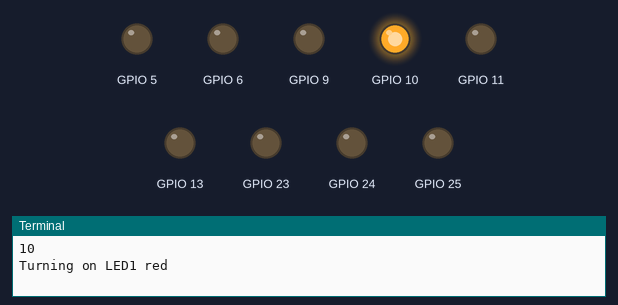
The program below on a simulated Raspberry Pi (BCM pin numbers). On the bench: output pins drawn as LEDs (lit = HIGH), the last lines printed to the terminal.

Above: at 1.0 s.
At 5.0 s:
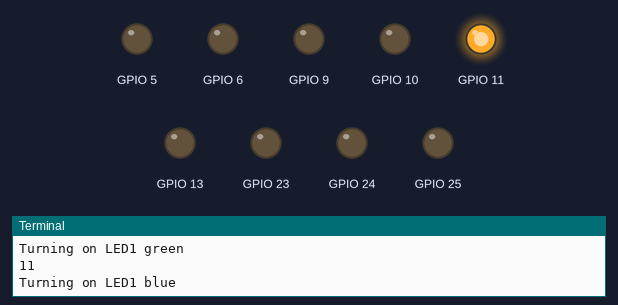
At 7.0 s:
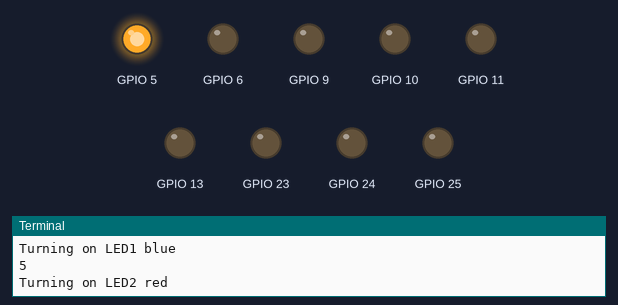
At 11.0 s:
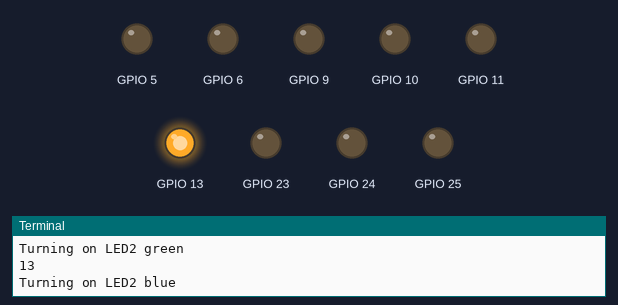
At 17.0 s:
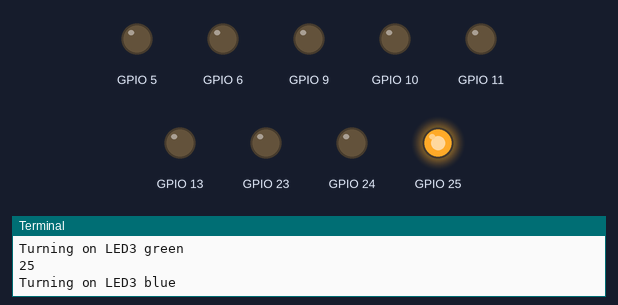
At 22.0 s:
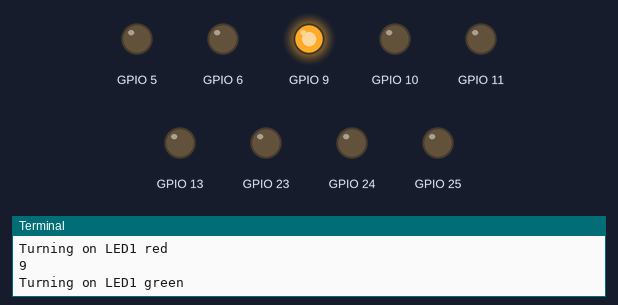
Timing chart, 0 to 24.7 s (numbered marks = the images above):
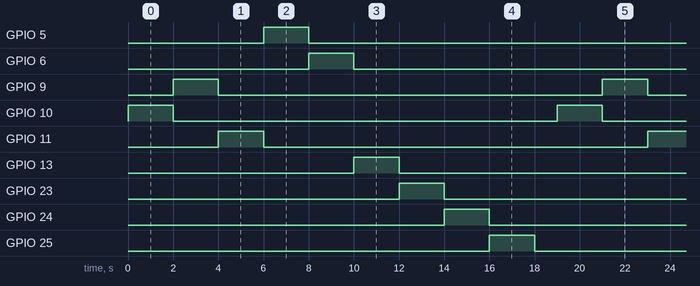

Measured:
- by itself, GPIO 5, GPIO 6, GPIO 9–11, GPIO 13, GPIO 23–25: alternates HIGH for 2.0 s and LOW for 17.0 s

The program:

testing.py
```python
import RPi.GPIO as GPIO
import time

# GPIO Mode Setup
GPIO.setmode(GPIO.BCM)

# LED GPIO Pins
LED_PINS = {
    "LED1": {"red": 10, "green": 9, "blue": 11},  # GPIO pins for LED1
    "LED2": {"red": 5, "green": 6, "blue": 13},    # GPIO pins for LED2
    "LED3": {"red": 23, "green": 24, "blue": 25},  # GPIO pins for LED3
}

# Initialize LED GPIO pins
for led, pins in LED_PINS.items():
    for color, pin in pins.items():
        GPIO.setup(pin, GPIO.OUT)
        GPIO.output(pin, GPIO.LOW)  # Turn off all LEDs initially

try:
    while True:
        # Turn on each LED color one by one
        for led, pins in LED_PINS.items():
            for color, pin in pins.items():
                print(pin)
                print(f"Turning on {led} {color}")
                GPIO.output(pin, GPIO.HIGH)
                time.sleep(2)
                GPIO.output(pin, GPIO.LOW)
        time.sleep(1)  # Small delay between cycles

except KeyboardInterrupt:
    GPIO.cleanup()
```
